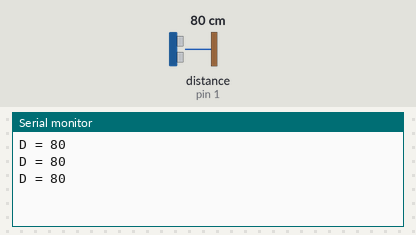
Bench run of a sketch on a simulated Arduino Uno, built with avr-gcc and run on an emulated ATmega328P. On the bench: the last lines printed to the serial monitor. The test bench sets the inputs (shaded band); at power-on: distance to the obstacle (sensor on pin 1) 80 cm.

Above: at 1.3 s.
1.4 s: distance to the obstacle (sensor on pin 1) set to 2 cm
At 1.9 s:
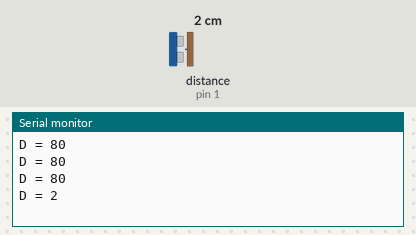
2.9 s: distance to the obstacle (sensor on pin 1) set to 4 cm
At 3.4 s:
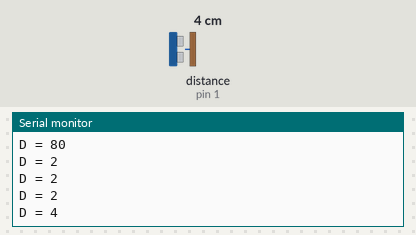
Timing chart, 0 to 5.9 s (numbered marks = the images above; inputs shaded):
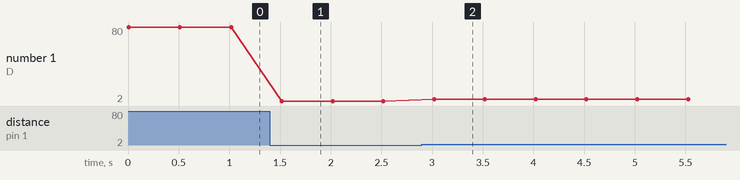

Measured:
- after the input at 1.4 s, the serial monitor: prints a new line after 0.12 s (image 1)
- after the input at 2.9 s, the serial monitor: prints a new line after 0.12 s (image 2)
- plotted number 1: 80 → 2 after the input at 1.4 s, 2 → 4 after the input at 2.9 s

The sketch:

ultrasonic_sensor.ino
```cpp
/*
 * Refer to MeUltrasonic class here:
 * https://github.com/Makeblock-official/mBot/blob/master/mBot-default-program/MeUltrasonic.cpp
 */

#include <MeMCore.h>

// instantiate peripheral objects
MeUltrasonicSensor ultra(PORT_1);  // CHECK THAT THE ULTRASONIC SENSOR IS AT PORT 1

// variable to contain integer output from ultrasonic sensor
int distance;

void setup() {
  // initialize serial communications at 9600 bps
  Serial.begin(9600);
}

void loop() {
  // find the distance of an object in front of the ultrasonic sensor and
  // print that to serial monitor. max distance capped at 400 cm, but this can
  // be changed by passing the max range as an argument to the .distance method
  distance = ultra.distanceCm();
  Serial.print("D = ");
  Serial.println(distance);

  delay(500); // to prevent serial monitor from getting too many readings
}
```
